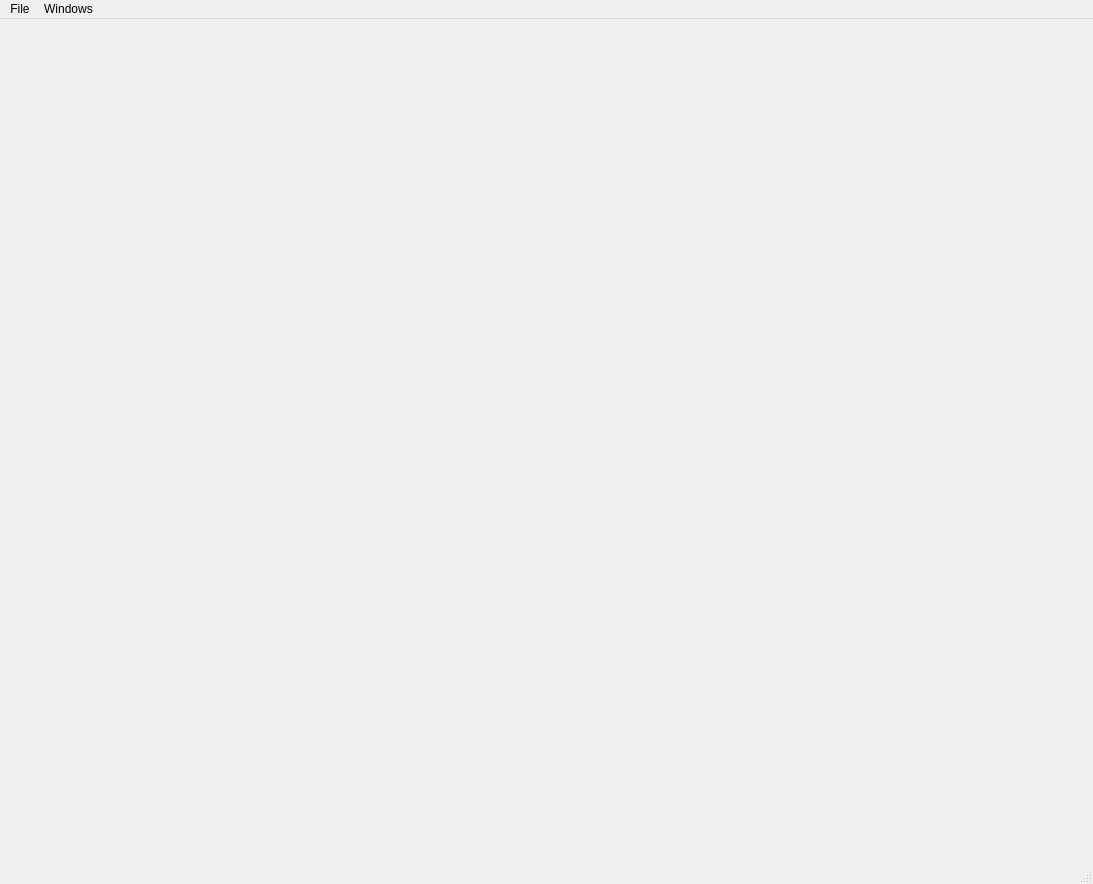
<?xml version="1.0" encoding="UTF-8"?>
<ui version="4.0">
 <class>MainWindow</class>
 <widget class="QMainWindow" name="MainWindow">
  <property name="geometry">
   <rect>
    <x>0</x>
    <y>0</y>
    <width>1093</width>
    <height>884</height>
   </rect>
  </property>
  <property name="minimumSize">
   <size>
    <width>1093</width>
    <height>884</height>
   </size>
  </property>
  <property name="windowTitle">
   <string>LookingGlass</string>
  </property>
  <property name="windowIcon">
   <iconset>
    <normaloff>resources/LookingGlass.png</normaloff>resources/LookingGlass.png</iconset>
  </property>
  <property name="dockOptions">
   <set>QMainWindow::AllowTabbedDocks|QMainWindow::AnimatedDocks</set>
  </property>
  <property name="unifiedTitleAndToolBarOnMac">
   <bool>false</bool>
  </property>
  <widget class="QWidget" name="centralwidget">
   <layout class="QHBoxLayout" name="horizontalLayout">
    <item>
     <widget class="QVTKWidget" name="vtkView"/>
    </item>
   </layout>
  </widget>
  <widget class="QMenuBar" name="menubar">
   <property name="geometry">
    <rect>
     <x>0</x>
     <y>0</y>
     <width>1093</width>
     <height>27</height>
    </rect>
   </property>
   <widget class="QMenu" name="menuFile">
    <property name="title">
     <string>File</string>
    </property>
    <addaction name="actionSaveSnapshot"/>
    <addaction name="actionPreferences"/>
    <addaction name="separator"/>
    <addaction name="actionQuit"/>
   </widget>
   <widget class="QMenu" name="menuWindows">
    <property name="title">
     <string>Windows</string>
    </property>
   </widget>
   <addaction name="menuFile"/>
   <addaction name="menuWindows"/>
  </widget>
  <widget class="QStatusBar" name="statusbar"/>
  <action name="actionQuit">
   <property name="text">
    <string>Quit</string>
   </property>
  </action>
  <action name="actionPreferences">
   <property name="text">
    <string>Preferences</string>
   </property>
  </action>
  <action name="actionSaveSnapshot">
   <property name="text">
    <string>Save Snapshot</string>
   </property>
  </action>
 </widget>
 <customwidgets>
  <customwidget>
   <class>QVTKWidget</class>
   <extends>QWidget</extends>
   <header>QVTKWidget.h</header>
  </customwidget>
 </customwidgets>
 <resources/>
 <connections/>
</ui>
